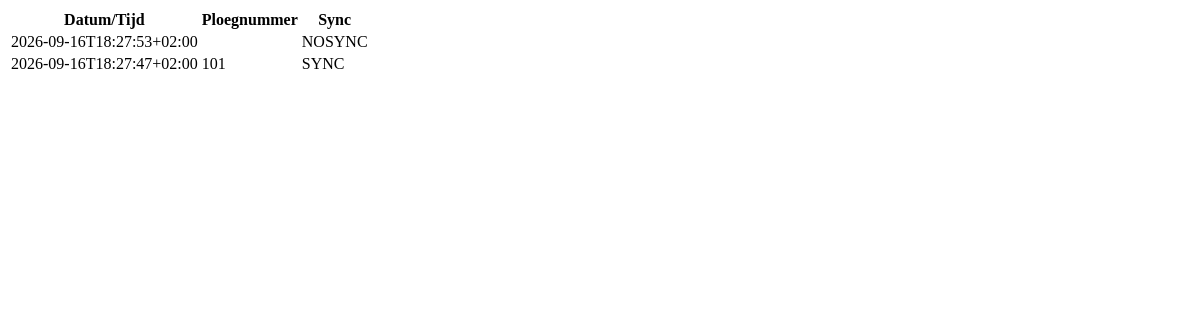
/doorkomsten_fragment, run on an earlier commit of the app's database.
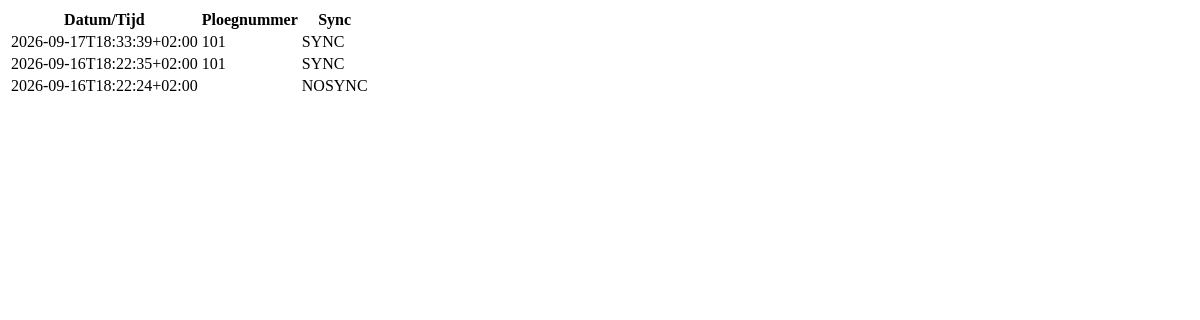
And on a later commit of the database.
### tables this page shows
CREATE TABLE DOORKOMSTEN(
          ID_LOCAL INTEGER NOT NULL PRIMARY KEY,
          ID_SERVER INTEGER,
          DATETIME TEXT NOT NULL,
          PLOEG INTEGER NOT NULL,
          ETAPPE_VOLGNUMMER INTEGER NOT NULL,
          STATUS TEXT NOT NULL,
          EVENEMENT_ID INTEGER NOT NULL DEFAULT -1,
          LOCAL_CHANGE INTEGER NOT NULL DEFAULT 1
          );

### webapp/webapp.py (the view)
@app.route("/doorkomsten_fragment")
def doorkomsten_fragment():
    evenement_id = helper_database.get_instelling('EVENEMENT_ID')
    eteppe_volgnummer = helper_database.get_instelling('ETAPPE_VOLGNUMMER')
    doorkomsten = helper_database.get_doorkomsten(evenement_id, eteppe_volgnummer)
    return render_template("table_doorkomst.html", doorkomsten=doorkomsten)

### helper_database.py (called while the page is built)
def get_doorkomsten(evenement_id=None, etappe_volgnummer=None):
    with closing(sqlite3.connect(DB_PATH)) as conn, conn:
        conn.row_factory = sqlite3.Row
        if evenement_id is None or etappe_volgnummer is None:
            cursor = conn.execute('''
                SELECT *
                FROM DOORKOMSTEN
                ORDER BY DATETIME DESC
            ''')
        else:
            cursor = conn.execute('''
                SELECT *
                FROM DOORKOMSTEN
                WHERE EVENEMENT_ID = ?
                AND ETAPPE_VOLGNUMMER = ?
                ORDER BY DATETIME DESC
            ''', (evenement_id, etappe_volgnummer))
        rows = cursor.fetchall()
        return [dict(row) for row in rows]

def get_instelling(instelling_naam):
    with closing(sqlite3.connect(DB_PATH)) as conn, conn:
        cursor = conn.execute('''
            SELECT INSTELLING_WAARDE
            FROM INSTELLINGEN
            WHERE INSTELLING_NAAM = ?
        ''', (instelling_naam,))
        row = cursor.fetchone()
        if row is not None:
            return row[0]
        return None

### webapp/templates/table_doorkomst.html
<table>
    <tr>
        <th>Datum/Tijd</th>
        <th>Ploegnummer</th>
        <th>Sync</th>
    </tr>
    {% for doorkomst in doorkomsten %}
        <tr>
            <td>
                {{doorkomst["DATETIME"]}}
            </td>
            <td>
                {{doorkomst["PLOEG"]}}
            </td>
            <td>
                {{doorkomst["STATUS"]}}
            </td>
        </tr>
    {% endfor %}
</table>

What changed in the data, as far as the page shows it:
no longer on this page (row unchanged): DOORKOMSTEN: DATETIME "2026-09-16T18:27:53+02:00", STATUS "NOSYNC"
no longer on this page (row unchanged): DOORKOMSTEN: DATETIME "2026-09-16T18:27:47+02:00", PLOEG "101", STATUS "SYNC"
added DOORKOMSTEN: DATETIME "2026-09-17T18:33:39+02:00", PLOEG "101", STATUS "SYNC"
now on this page (row unchanged): DOORKOMSTEN: DATETIME "2026-09-16T18:22:35+02:00", PLOEG "101", STATUS "SYNC"
now on this page (row unchanged): DOORKOMSTEN: DATETIME "2026-09-16T18:22:24+02:00", STATUS "NOSYNC"
